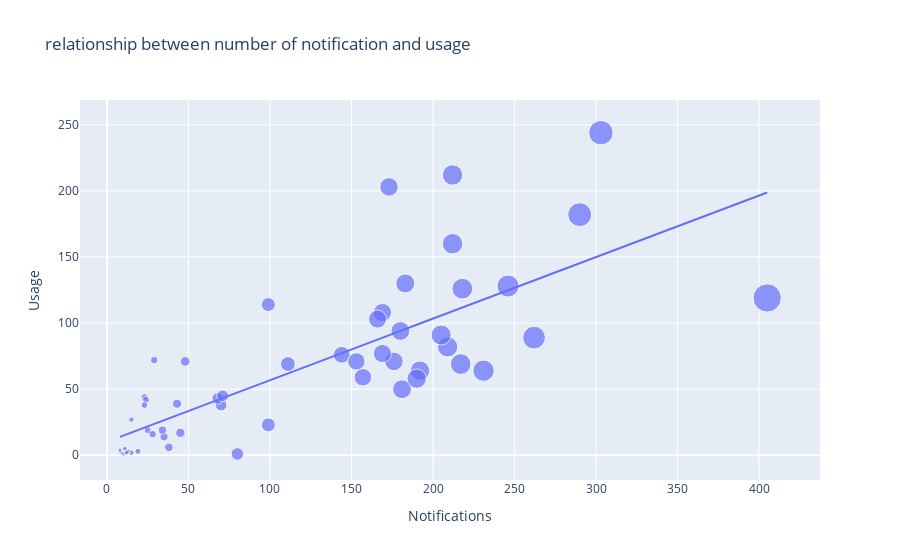

Write notebook code for a chart like this one.
### Code cell
figure = px.scatter(data_frame=data,
                   x='Notifications',
                   y='Usage',
                   size='Notifications',
                   trendline='ols',
                   title='relationship between number of notification and usage')
figure.show()

### Figure 1 — Plotly figure (JSON) as saved in the notebook; plotly's stock layout.template omitted (floating-point values rounded to 4 significant figures)
{"data": [{"hovertemplate": "Notifications=%{marker.size}<br>Usage=%{y}<extra></extra>", "legendgroup": "", "marker": {"color": "#636efa", "size": [70, 43, 231, 35, 19, 25, 23, 28, 15, 29, 24, 34, 23, 48, 68, 71, 180, 99, 45, 10, 15, 13, 9, 8, 8, 11, 12, 209, 111, 183, 157, 246, 169, 99, 144, 80, 38, 218, 205, 212, 217, 405, 166, 173, 290, 153, 192, 181, 176, 212, 303, 169, 190, 262], "sizemode": "area", "sizeref": 1.012, "symbol": "circle"}, "mode": "markers", "name": "", "orientation": "v", "showlegend": false, "type": "scatter", "x": [70, 43, 231, 35, 19, 25, 23, 28, 15, 29, 24, 34, 23, 48, 68, 71, 180, 99, 45, 10, 15, 13, 9, 8, 8, 11, 12, 209, 111, 183, 157, 246, 169, 99, 144, 80, 38, 218, 205, 212, 217, 405, 166, 173, 290, 153, 192, 181, 176, 212, 303, 169, 190, 262], "xaxis": "x", "y": [38, 39, 64, 14, 3, 19, 44, 16, 27, 72, 42, 19, 38, 71, 43, 45, 94, 114, 17, 1, 2, 3, 2, 3, 4, 5, 2, 82, 69, 130, 59, 128, 108, 23, 76, 1, 6, 126, 91, 160, 69, 119, 103, 203, 182, 71, 64, 50, 71, 212, 244, 77, 58, 89], "yaxis": "y"}, {"hovertemplate": "<b>OLS trendline</b><br>Usage = 0.465523 * Notifications + 10.2432<br>R<sup>2</sup>=0.599775<br><br>Notifications=%{x}<br>Usage=%{y} <b>(trend)</b><extra></extra>", "legendgroup": "", "marker": {"color": "#636efa", "symbol": "circle"}, "mode": "lines", "name": "", "showlegend": false, "type": "scatter", "x": [8, 8, 9, 10, 11, 12, 13, 15, 15, 19, 23, 23, 24, 25, 28, 29, 34, 35, 38, 43, 45, 48, 68, 70, 71, 80, 99, 99, 111, 144, 153, 157, 166, 169, 169, 173, 176, 180, 181, 183, 190, 192, 205, 209, 212, 212, 217, 218, 231, 246, 262, 290, 303, 405], "xaxis": "x", "y": [13.97, 13.97, 14.43, 14.9, 15.36, 15.83, 16.3, 17.23, 17.23, 19.09, 20.95, 20.95, 21.42, 21.88, 23.28, 23.74, 26.07, 26.54, 27.93, 30.26, 31.19, 32.59, 41.9, 42.83, 43.3, 47.49, 56.33, 56.33, 61.92, 77.28, 81.47, 83.33, 87.52, 88.92, 88.92, 90.78, 92.18, 94.04, 94.5, 95.43, 98.69, 99.62, 105.7, 107.5, 108.9, 108.9, 111.3, 111.7, 117.8, 124.8, 132.2, 145.2, 151.3, 198.8], "yaxis": "y"}], "layout": {"legend": {"itemsizing": "constant", "tracegroupgap": 0}, "title": {"text": "relationship between number of notification and usage"}, "xaxis": {"anchor": "y", "domain": [0, 1], "title": {"text": "Notifications"}}, "yaxis": {"anchor": "x", "domain": [0, 1], "title": {"text": "Usage"}}}}
